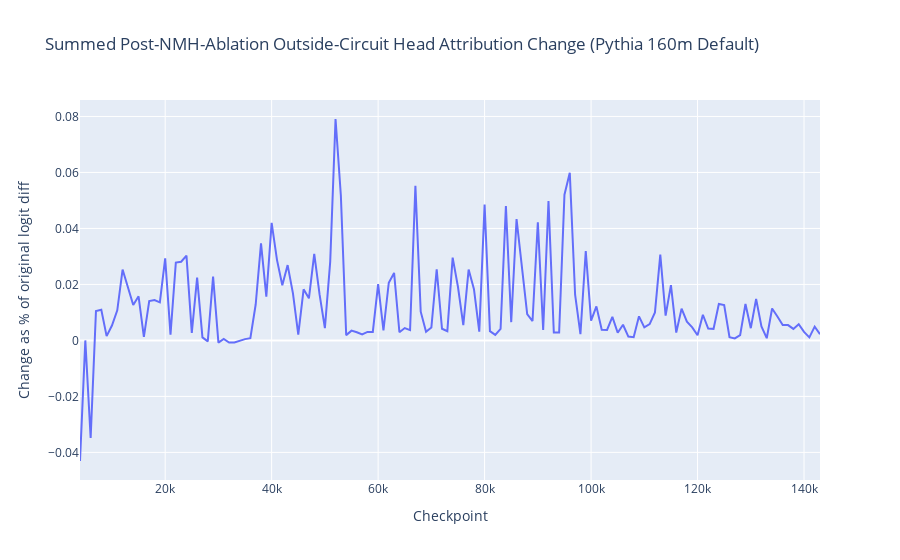

Notebook code for this chart:
### Code cell
# plot summed_outside_circuit_head_deltas
fig = px.line(
    x=list(summed_outside_circuit_head_deltas.keys()), 
    y=list(summed_outside_circuit_head_deltas.values()), 
    title="Summed Post-NMH-Ablation Outside-Circuit Head Attribution Change (Pythia 160m Default)",
    labels={'x': 'Checkpoint', 'y': 'Change as % of original logit diff'} 
)
fig.show()

### Figure 1 — Plotly figure (JSON) as saved in the notebook; plotly's stock layout.template omitted (floating-point values rounded to 4 significant figures; data arrays with more than 128 entries replaced by an {"elided": "..."} marker saying what was removed)
{"data": [{"hovertemplate": "Checkpoint=%{x}<br>Change as % of original logit diff=%{y}<extra></extra>", "legendgroup": "", "line": {"color": "#636efa", "dash": "solid"}, "marker": {"symbol": "circle"}, "mode": "lines", "name": "", "orientation": "v", "showlegend": false, "type": "scatter", "x": {"elided": "140 int values"}, "xaxis": "x", "y": {"elided": "140 float values"}, "yaxis": "y"}], "layout": {"legend": {"tracegroupgap": 0}, "title": {"text": "Summed Post-NMH-Ablation Outside-Circuit Head Attribution Change (Pythia 160m Default)"}, "xaxis": {"anchor": "y", "domain": [0, 1], "title": {"text": "Checkpoint"}}, "yaxis": {"anchor": "x", "domain": [0, 1], "title": {"text": "Change as % of original logit diff"}}}}
